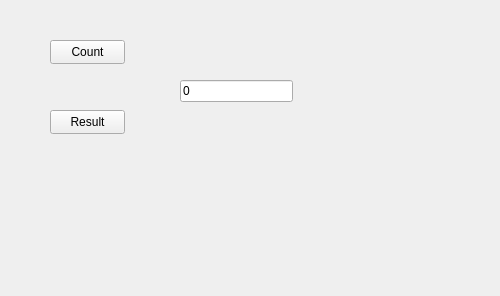
<?xml version="1.0" encoding="UTF-8"?>
<ui version="4.0">
 <class>MainWindow</class>
 <widget class="QMainWindow" name="MainWindow">
  <property name="geometry">
   <rect>
    <x>0</x>
    <y>0</y>
    <width>500</width>
    <height>296</height>
   </rect>
  </property>
  <property name="windowTitle">
   <string>MainWindow</string>
  </property>
  <widget class="QWidget" name="centralwidget">
   <widget class="QPushButton" name="LisaaNappi">
    <property name="geometry">
     <rect>
      <x>50</x>
      <y>40</y>
      <width>75</width>
      <height>24</height>
     </rect>
    </property>
    <property name="text">
     <string>Count</string>
    </property>
   </widget>
   <widget class="QPushButton" name="ResetNappi">
    <property name="geometry">
     <rect>
      <x>50</x>
      <y>110</y>
      <width>75</width>
      <height>24</height>
     </rect>
    </property>
    <property name="text">
     <string>Result</string>
    </property>
   </widget>
   <widget class="QLineEdit" name="numeroNaytin">
    <property name="geometry">
     <rect>
      <x>180</x>
      <y>80</y>
      <width>113</width>
      <height>22</height>
     </rect>
    </property>
    <property name="text">
     <string>0</string>
    </property>
   </widget>
  </widget>
 </widget>
 <resources/>
 <connections/>
</ui>
